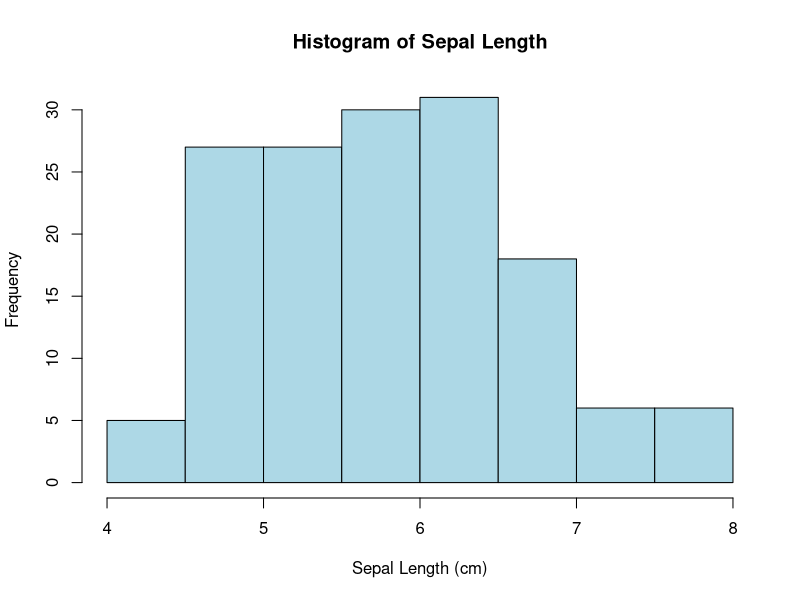
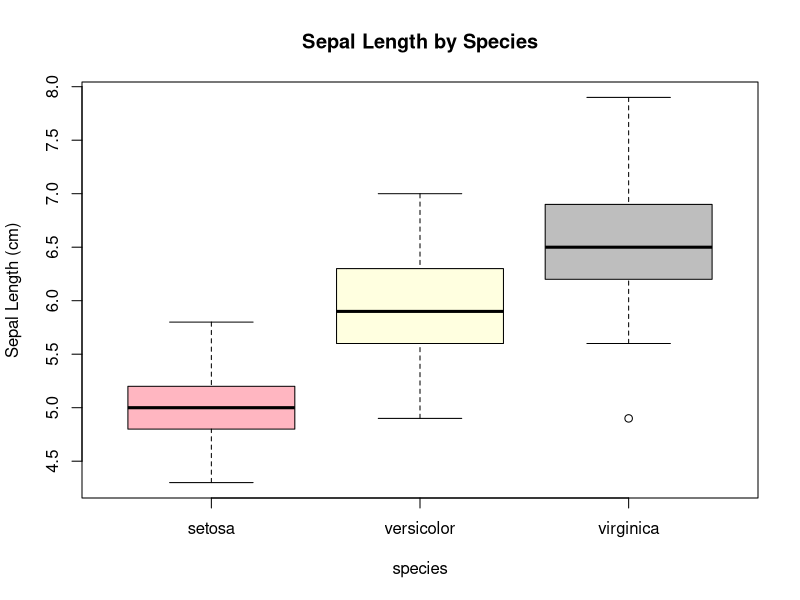
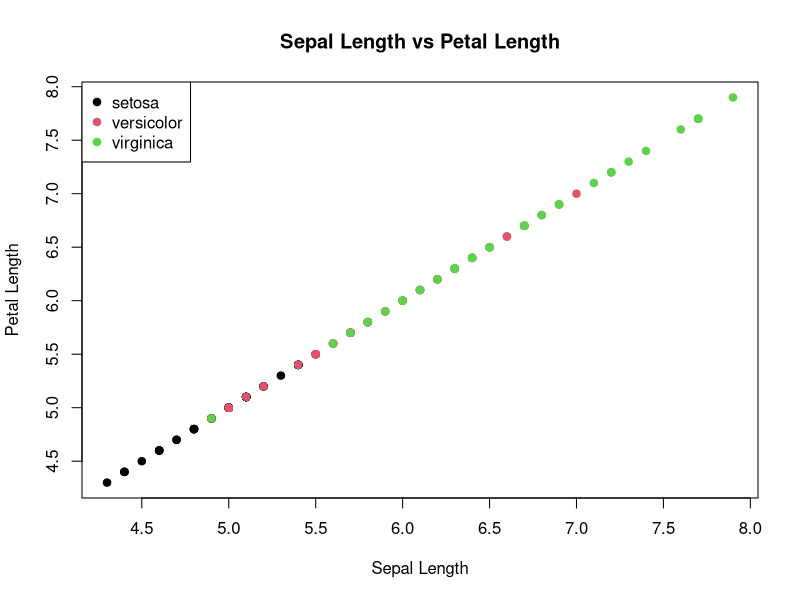

Recreate these plots in R, in order.
#_____________________________DESCRIPTIVE ANALYTICS_________________________________________

data <- iris
head(data) #first 6, head(data, 5) first 5
tail(data)#last 6
str(data)

#instead of use summary we can use min and max
min(data$Sepal.Length)
max(data$Sepal.Length)

range(data$Sepal.Length)

#standard dev---------------
sd(data$Sepal.Length)

#variance-------------------
var(data$Sepal.Length)

#mean----------------------
mean(data$Sepal.Length)

#median--------------------
median(data$Sepal.Length)

#summary-----------------------
summary(data$Sepal.Length)

#_________________________Array________________________________________
#quantile-------------------------------
a<-c(170.2, 181.5, 188.9, 163.9, 166.4, 163.7, 160.4, 175.8, 181.5)
quantile(a)

#specific quantile-----------------
quantile(a, 0.25)

#interquantile-----------------------
IQR(a)

#sort---------------------------
sort(a)

#num of rowa------------------
nrow(data) 
nrow(data['Sepal.Length'])

#count num of col----------------
ncol(data)

#histogram of sepal length
hist(data$Sepal.Length,
     main = "Histogram of Sepal Length",
     xlab = "Sepal Length (cm)",
     ylab = "Frequency",
     col = "lightblue",
     border = "black")

#boxplot
boxplot(Sepal.Length ~ Species,
        data = iris,
        main = "Sepal Length by Species",
        xlab = "species",
        ylab = "Sepal Length (cm)",
        col = c("lightpink", "lightyellow", "grey"))

#scatterplot
plot(iris$Sepal.Length, iris$Sepal.Length,
     main = "Sepal Length vs Petal Length",
     xlab = "Sepal Length",
     ylab = "Petal Length",
     col = as.numeric(iris$Species),
     pch = 19)
legend("topleft",
       legend = levels(iris$Species),
       col = 1:3,
       pch = 19)
